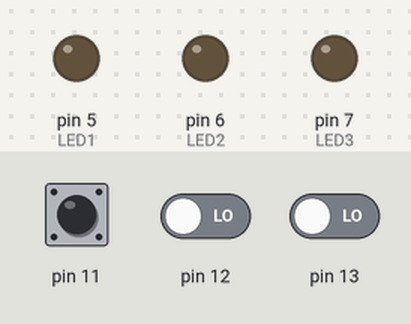
This sketch was run on a simulated Arduino Uno, built with avr-gcc and run on an emulated ATmega328P. On the bench: output pins drawn as LEDs (lit = HIGH). Dashed ring = blinking. Inputs (shaded band) come from the test bench; at power-on: pin 11 LOW, pin 12 LOW, pin 13 LOW.

Above: at 1.4 s.
1.5 s: pin 11 driven HIGH
At 1.9 s:
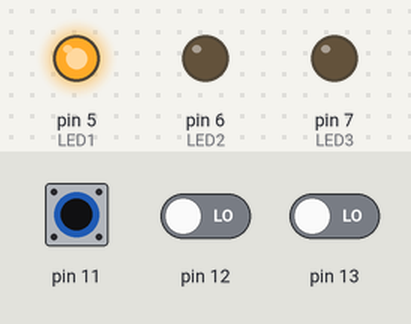
4.5 s: pin 12 driven HIGH
At 4.95 s:
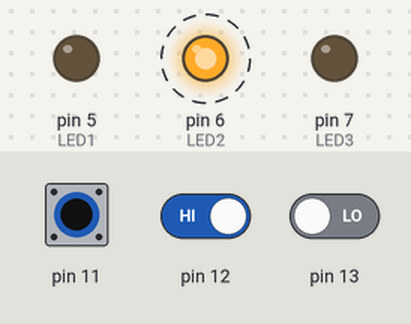
7.5 s: pin 13 driven HIGH
At 7.98 s:
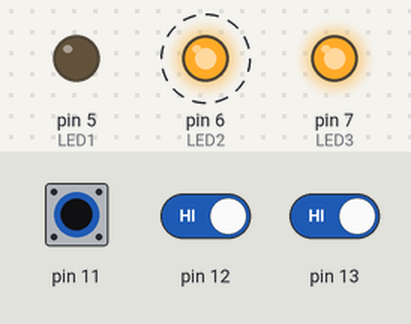
10.5 s: pin 11 pulsed LOW 2 times (0.12 s each, 0.3 s apart)
At 10.98 s:
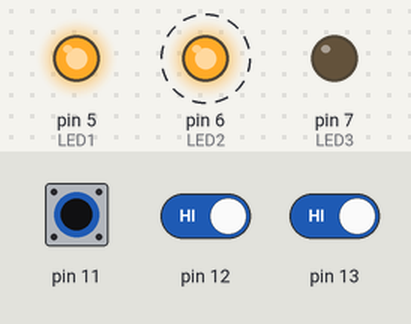
Timing chart, 0 to 15.1 s (numbered marks = the images above; inputs shaded):
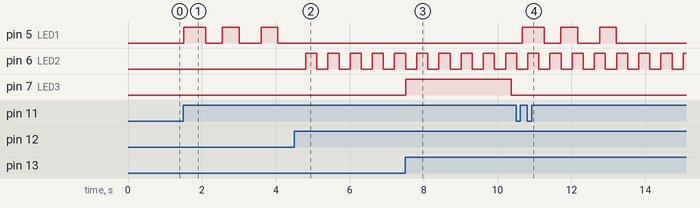

The sketch:

18_0745_0682.ino
```cpp
#include <Arduino_FreeRTOS.h>
#include <queue.h>

#define BT1 11
#define BT2 12
#define BT3 13
#define LED1 5
#define LED2 6
#define LED3 7

// Copy for task pvParameters reference
const uint16_t Button1 = BT1;
const uint16_t Button2 = BT2;
const uint16_t Button3 = BT3;

QueueHandle_t Queue1;
QueueHandle_t Queue2;
QueueHandle_t Queue3;

void setup() {
  Serial.begin(9600);
  // Create queues of size 5
  Queue1 =  xQueueCreate(5, sizeof(int16_t));
  Queue2 =  xQueueCreate(5, sizeof(int16_t));
  Queue3 =  xQueueCreate(5, sizeof(int16_t));
  // Tasks for buttons
  xTaskCreate(ButtonTask, "Button 1 Task", 100, (void*) &Button1, 1, NULL);
  xTaskCreate(ButtonTask, "Button 2 Task", 100, (void*) &Button2, 1, NULL);
  xTaskCreate(ButtonTask, "Button 3 Task", 100, (void*) &Button3, 1, NULL);
  // Tasks for leds
  xTaskCreate(Led1_Task, "LED1 Task", 100, NULL, 1, NULL);
  xTaskCreate(Led2_Task, "LED2 Task", 100, NULL, 1, NULL);
  xTaskCreate(Led3_Task, "LED3 Task", 100, NULL, 1, NULL);
}

void ButtonTask(void* pvParameters) {
  const TickType_t xTicksToWait = pdMS_TO_TICKS(10);
  uint16_t* thisButton = (uint16_t*) pvParameters;
  int16_t valueToSend = 0;
  int16_t lastPush = LOW;
  uint32_t timeNow = 0;
  uint32_t lastTime = 0;
  uint32_t timeDebounce = 200;

  // Queue for this button
  QueueHandle_t thisQueue;
  if (*thisButton == BT1) {
    thisQueue = Queue1;
  }
  else if (*thisButton == BT2) {
    thisQueue = Queue2;
  }
  else if (*thisButton == BT3) {
    thisQueue = Queue3;
  }

  pinMode(*thisButton, INPUT);

  while(1)
  {
    // Send LOW if not push
    valueToSend = LOW;

    timeNow = millis();
    if (timeNow - lastTime > timeDebounce) {
      int16_t readValue = digitalRead(*thisButton);
      // Send HIGH on first push
      if (readValue == HIGH && lastPush == LOW) {
        valueToSend = HIGH;
        lastTime = timeNow;
      }
      // Update last push
      if (readValue != lastPush) {
        lastPush = readValue;
      }
    }
    xQueueSend(thisQueue, &valueToSend, xTicksToWait);
    vTaskDelay(10);
  }
}

void Led1_Task(void* pvParameters) {
  const TickType_t xTicksToWait = pdMS_TO_TICKS(100);
  int16_t valueReceived = 0;
  bool Work = false;
  bool receive = true;
  unsigned long long int Time;
  pinMode(LED1, OUTPUT);
  digitalWrite(LED1, LOW);
  while(1)
  {
    // Get button push
    if (xQueueReceive(Queue1, &valueReceived, xTicksToWait) == pdPASS) {
      if (valueReceived == HIGH) {
        if(receive)
        {
           Work = true;
           receive = false;
           Time = millis();
        }

      }
      if(Work && !receive)
      {
        if(millis() - Time >= 0 && millis() - Time < 500)
          digitalWrite(LED1,HIGH);
        if(millis() - Time >= 500 && millis() - Time < 1000)
          digitalWrite(LED1,LOW);
        if(millis() - Time >= 1000 && millis() - Time < 1500)
          digitalWrite(LED1,HIGH);
        if(millis() - Time >= 1500 && millis() - Time < 2000)
          digitalWrite(LED1,LOW);
        if(millis() - Time >= 2000 && millis() - Time < 2500)
          digitalWrite(LED1,HIGH);
        if(millis() - Time >= 2500 && millis() - Time < 3000)
        {
          digitalWrite(LED1,LOW);
          receive = true;
        }

      }
    }
  }
}

void Led2_Task(void* pvParameters) {
  const TickType_t xTicksToWait = pdMS_TO_TICKS(100);
  int16_t valueReceived = 0;
  bool toggleState = false;
  bool rappingLED = false;
  unsigned long long int Time = 0;
  pinMode(LED2, OUTPUT);
  digitalWrite(LED2, LOW);
  while(1)
  {
    // Get button push
    if (xQueueReceive(Queue2, &valueReceived, xTicksToWait) == pdPASS) {
      if (valueReceived == HIGH) {
        toggleState = !toggleState;
      if(toggleState)
          Time = millis();
      }

      if(millis() - Time > 200)
      {
        rappingLED = !rappingLED;
        Time = millis();
      }
      if(toggleState)
         digitalWrite(LED2,rappingLED);
      else
         digitalWrite(LED2,LOW);
    }
  }
}

void Led3_Task(void* pvParameters) {
  const TickType_t xTicksToWait = pdMS_TO_TICKS(100);
  int16_t valueReceived = 0;
  int input = 0;
  int Chase = 0;
  unsigned long long int Time;
  pinMode(LED3, OUTPUT);
  digitalWrite(LED3, LOW);

  while(1)
  {
    // Get button push
    if (xQueueReceive(Queue3, &valueReceived, xTicksToWait) == pdPASS) {
      if (valueReceived == HIGH ) {
        input++;

      }
      if(input == Chase)
          Time = millis();
      if(millis() - Time >= 3000 && Chase < input )
      {
        Chase++;
        Time = millis();
      }
      if(input>Chase)
        digitalWrite(LED3,HIGH);
      else
      {
        digitalWrite(LED3,LOW);
        input = 0;
        Chase = 0;
      }

    }
  }
}

void loop() {}
```

Measured:
- after the input at 1.5 s, pin 5 (LED1): goes HIGH 0.60 s, LOW 0.45 s, HIGH 0.45 s, LOW 0.60 s, HIGH 0.45 s, then LOW, starting at once
- after the input at 4.5 s, pin 6 (LED2): alternates HIGH for 0.30 s and LOW for 0.30 s, starting after 0.31 s
- after the input at 7.5 s, pin 7 (LED3): LOW → HIGH at once, → LOW 2.9 s later
- after the input at 10.5 s, pin 5 (LED1): goes HIGH 0.60 s, LOW 0.45 s, HIGH 0.45 s, LOW 0.60 s, HIGH 0.45 s, then LOW, starting after 0.16 s
